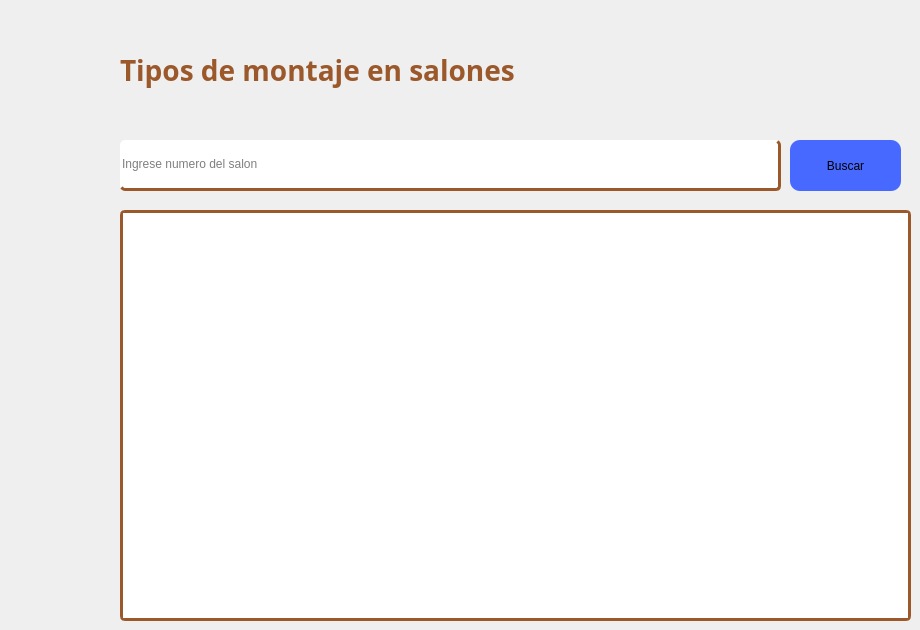
            <widget class="QWidget" name="tab_10">
             <attribute name="title">
              <string>Montaje de salones</string>
             </attribute>
             <widget class="QPushButton" name="almBuscarE_4">
              <property name="geometry">
               <rect>
                <x>790</x>
                <y>140</y>
                <width>111</width>
                <height>51</height>
               </rect>
              </property>
              <property name="cursor">
               <cursorShape>PointingHandCursor</cursorShape>
              </property>
              <property name="styleSheet">
               <string notr="true">border: none;
border-radius: 10px;
background-color: rgb(71, 105, 255);</string>
              </property>
              <property name="text">
               <string>Buscar</string>
              </property>
             </widget>
             <widget class="QLineEdit" name="almBuscadorE_4">
              <property name="geometry">
               <rect>
                <x>120</x>
                <y>140</y>
                <width>661</width>
                <height>51</height>
               </rect>
              </property>
              <property name="styleSheet">
               <string notr="true">border: unset;
color: rgb(0, 0, 0);
border-radius: 5px;
border-bottom: 3px solid rgba(155, 88, 43, 1.0);
border-right: 3px solid  rgba(155, 88, 43, 1.0);</string>
              </property>
              <property name="placeholderText">
               <string>Ingrese numero del salon</string>
              </property>
             </widget>
             <widget class="QTextEdit" name="almResulE_4">
              <property name="enabled">
               <bool>true</bool>
              </property>
              <property name="geometry">
               <rect>
                <x>120</x>
                <y>210</y>
                <width>791</width>
                <height>411</height>
               </rect>
              </property>
              <property name="font">
               <font>
                <family>Adwaita Sans</family>
                <pointsize>12</pointsize>
               </font>
              </property>
              <property name="cursor" stdset="0">
               <cursorShape>IBeamCursor</cursorShape>
              </property>
              <property name="styleSheet">
               <string notr="true">border: unset;
color: rgb(0, 0, 0);
border-radius: 5px;
border: 3px solid rgba(155, 88, 43, 1.0);
</string>
              </property>
              <property name="verticalScrollBarPolicy">
               <enum>Qt::ScrollBarPolicy::ScrollBarAsNeeded</enum>
              </property>
              <property name="readOnly">
               <bool>true</bool>
              </property>
             </widget>
             <widget class="QLabel" name="label_45">
              <property name="geometry">
               <rect>
                <x>120</x>
                <y>50</y>
                <width>401</width>
                <height>41</height>
               </rect>
              </property>
              <property name="font">
               <font>
                <family>Adwaita Sans</family>
                <pointsize>-1</pointsize>
                <bold>true</bold>
               </font>
              </property>
              <property name="styleSheet">
               <string notr="true">border: none;
color: rgba(155, 88, 43, 1.0);
font-size: 28px;</string>
              </property>
              <property name="text">
               <string>Tipos de montaje en salones</string>
              </property>
             </widget>
            </widget>
